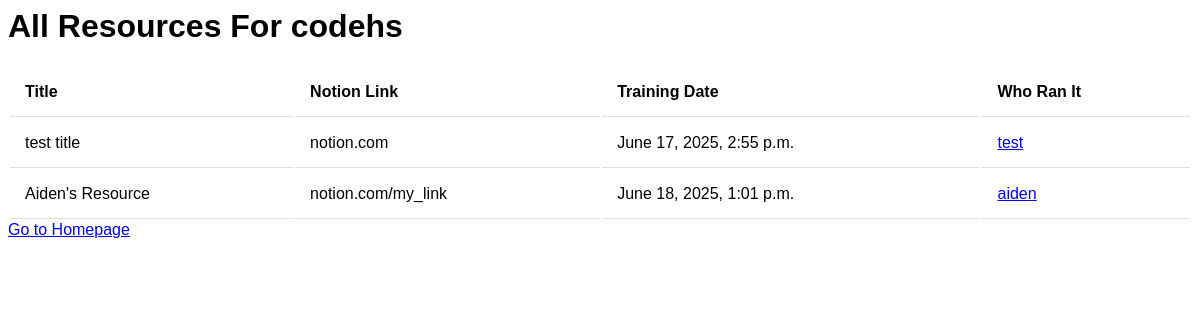
/training/codehs/, run on an earlier commit of the app's database.
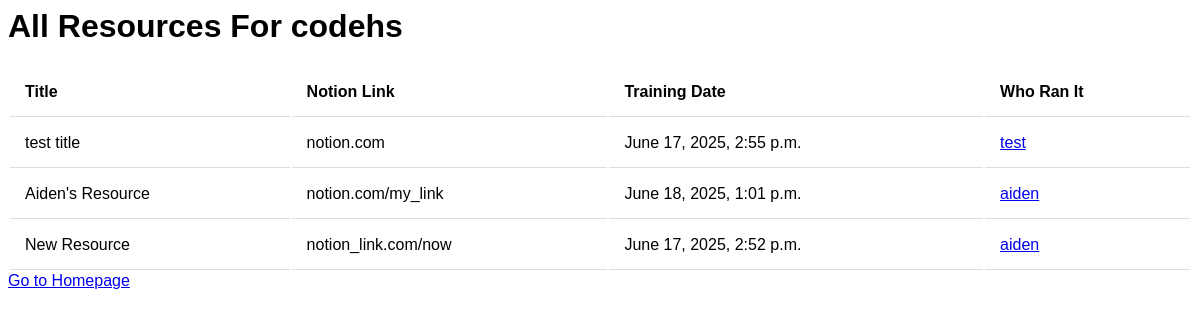
And on a later commit of the database.
### training/models.py (models this page shows)
class Resource(models.Model):
    title = models.CharField(max_length=200)
    notion_link = models.CharField(max_length=200)
    training_date = models.DateTimeField('date of training')
    user = models.ForeignKey(User, on_delete=models.CASCADE)
    team = models.CharField(max_length=200)

class User(models.Model):
    username = models.CharField(max_length=200)
    photo = models.CharField(max_length=200)
    team = models.CharField(max_length=200)

### training/views.py (the view)
# urls.py: path('<str:team>/', views.TeamView.as_view(), name='team'),
class TeamView(generic.ListView):
    context_object_name = 'resource_data'
    template_name = 'training/team.html'
    def get_queryset(self):
        return Resource.objects.filter(team=self.kwargs.get('team'))
    def get_context_data(self, **kwargs):
        context = super().get_context_data(**kwargs)
        context['team'] = self.kwargs.get('team')
        return context

### training/templates/training/team.html
{% load static %}
<link rel="stylesheet" type="text/css" href="{% static 'training/style.css' %}">
{% if resource_data %}
    <h1>All Resources For {{team}}</h1>
    <table>
        <thead>
            <tr>
                <th>Title</th>
                <th>Notion Link</th>
                <th>Training Date</th>
                <th>Who Ran It</th>
            </tr>
        </thead>
        <tbody>
        {% for resource in resource_data %}
        <tr>
            <td>{{ resource.title }}</td>
            <td>{{ resource.notion_link }}</td>
            <td>{{ resource.training_date }}</td>
            <td><a href="{% url 'training:personal' resource.user.id %}">{{ resource.user.username }}</a></td>
        </tr>
        {% empty %}
        <tr><td colspan="5">No data available.</td></tr>
        {% endfor %}
        </tbody>
    </table>
{% else %}
<p>No resources available</p>
{% endif %}
<a href="{% url 'training:index' %}" class="button">Go to Homepage</a>

What changed in the data, as far as the page shows it:
added Resource: title "New Resource", notion_link "notion_link.com/now", training_date "June 17, 2025, 2:52 p.m.", user.username "aiden"
